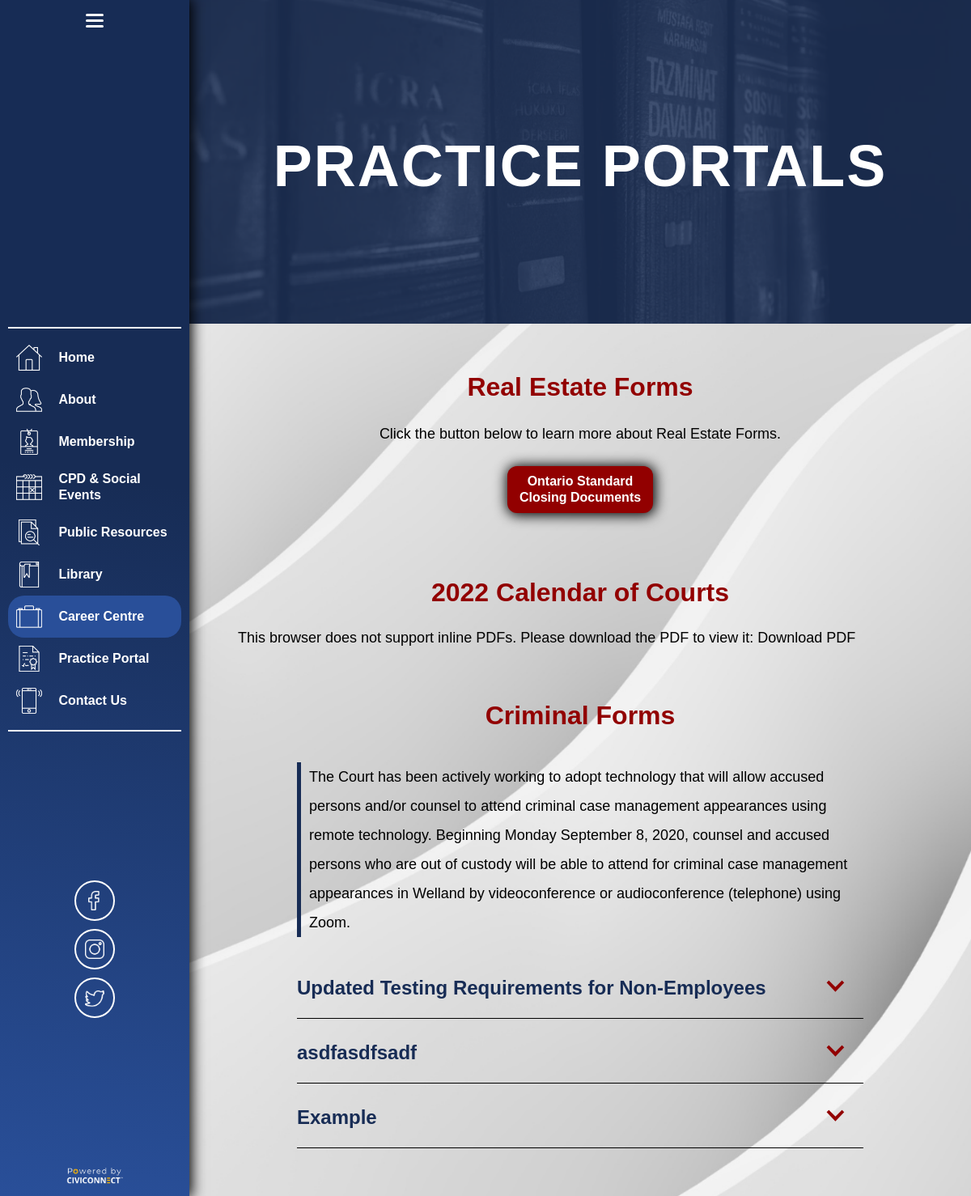
Screenshot of /practice-portals/ with the database file from the repository.
### WellandLaw_app/models.py (models this page shows, shortened)
class PracticePortal(models.Model):
    title = models.CharField(max_length=200)
    links = RichTextField(blank=True, null=True)

### WellandLaw_app/views.py (the view)
# urls.py: path('practice-portals/', views.practiceportals, name="practice-portals"),
def practiceportals(request):
    sections = PracticePortal.objects.all()
    context = {'sections': sections}
    return render(request, 'practice-portals.html', context)

### templates/practice-portals.html (shortened to what this page needs)
<!DOCTYPE html>
{% load static %}
<html data-wf-page="62f411e0c7f4a5cf96771e79" data-wf-site="62d96ebd93ffb09c4e003d66">
<head>
  <link href="{% static 'css/normalize.css' %}" rel="stylesheet" type="text/css">
  <link href="{% static 'css/webflow.css' %}" rel="stylesheet" type="text/css">
  <link href="{% static 'css/wll-b27789.webflow.css' %}" rel="stylesheet" type="text/css">
</head>
<body class="new-body">
  <div class="overall-div">
    {% include 'navbar-side.html' %}
    <div class="page-content">
      <div class="hero-image">
        <h1>PRACTICE PORTALS</h1>
      </div>
      <div class="wf-section">
        <div class="div-block-60">
          <h2><strong>Real Estate Forms</strong></h2>
          <div class="text-block-28">Click the button below to learn more about Real Estate Forms.</div>
          <a href="https://www.lawyersworkinggroup.com/ontario-standard-closing-document" class="new-button w-button">Ontario Standard<br>Closing Documents</a>
        </div>
        <div>
          <h2><strong>2022 Calendar of Courts</strong></h2>
          <div class="html-embed-2 w-embed"><object data="https://uploads-ssl.webflow.com/62d96ebd93ffb09c4e003d66/62f261dfb96f9d7a9f70ef51_courts.pdf" type="application/pdf" width="100%" height="670px">
              <p>This browser does not support inline PDFs. Please download the PDF to view it: <a href="documents/courts.pdf">Download PDF</a>
              </p>
            </object></div>
        </div>
      </div>
      <div class="new-section wf-section">
        <div class="container-2 w-container">
          <div class="div-block-58">
            <h2><strong>Criminal Forms</strong></h2>
          </div>
          <div class="section-title-wrapper">
            <div class="div-block-59">
              <p class="paragraph-10">The Court has been actively working to adopt technology that will allow accused persons and/or counsel to attend criminal case management appearances using remote technology. Beginning Monday September 8, 2020, counsel and accused persons who are out of custody will be able to attend for criminal case management appearances in Welland by videoconference or audioconference (telephone) using Zoom.</p>
            </div>
          </div>
          <div class="accordion-wrapper">
            {% for section in sections %}
            <div data-w-id="8a18752c-9761-0f0f-93b5-2c5abc7dd32f" style="height:70px" class="accordion-item">
              <div class="w-layout-grid grid-17">
                <div class="accordion-item-trigger">
                  <div class="div-block-54">
                    <h3 class="pr-heading">{{section.title}}</h3>
                    <div style="-webkit-transform:translate3d(0, 0, 0) scale3d(1, 1, 1) rotateX(0) rotateY(0) rotateZ(0deg) skew(0, 0);-moz-transform:translate3d(0, 0, 0) scale3d(1, 1, 1) rotateX(0) rotateY(0) rotateZ(0deg) skew(0, 0);-ms-transform:translate3d(0, 0, 0) scale3d(1, 1, 1) rotateX(0) rotateY(0) rotateZ(0deg) skew(0, 0);transform:translate3d(0, 0, 0) scale3d(1, 1, 1) rotateX(0) rotateY(0) rotateZ(0deg) skew(0, 0)" class="accordion-icon-2 w-icon-dropdown-toggle"></div>
                  </div>
                </div>
              </div>
            </div>
            {% endfor %}
          </div>
        </div>
      </div>
    </div>
  </div>
</body>
</html>

### static/css/webflow.css (style rules this page uses)
[class^="w-icon-"], [class*=" w-icon-"] { font-family: 'webflow-icons' !important; speak: none; font-style: normal; font-weight: normal; font-variant: normal; text-transform: none; line-height: 1; -webkit-font-smoothing: antialiased; -moz-osx-font-smoothing: grayscale; }
.w-icon-arrow-down:before, .w-icon-dropdown-toggle:before { content: "\e603"; }
* { -webkit-box-sizing: border-box; -moz-box-sizing: border-box; box-sizing: border-box; }
html { height: 100%; }
body { margin: 0; min-height: 100%; background-color: #fff; font-family: Arial, sans-serif; font-size: 14px; line-height: 20px; color: #333; }
.w-button { display: inline-block; padding: 9px 15px; background-color: #3898EC; color: white; border: 0; line-height: inherit; text-decoration: none; cursor: pointer; border-radius: 0; }
h1, h2, h3, h4, h5, h6 { font-weight: bold; margin-bottom: 10px; }
h1 { font-size: 38px; line-height: 44px; margin-top: 20px; }
h2 { font-size: 32px; line-height: 36px; margin-top: 20px; }
h3 { font-size: 24px; line-height: 30px; margin-top: 20px; }
p { margin-top: 0; margin-bottom: 10px; }
.w-embed:before, .w-embed:after { content: " "; display: table; grid-column-start: 1; grid-row-start: 1; grid-column-end: 2; grid-row-end: 2; }
.w-embed:after { clear: both; }
.w-container { margin-left: auto; margin-right: auto; max-width: 940px; }
.w-container:before, .w-container:after { content: " "; display: table; grid-column-start: 1; grid-row-start: 1; grid-column-end: 2; grid-row-end: 2; }
.w-container:after { clear: both; }
.w-icon-dropdown-toggle { position: absolute; top: 0; right: 0; bottom: 0; margin: auto; margin-right: 20px; width: 1em; height: 1em; }

### templates/practice-portals.html (style rules this page uses)
body { -ms-overflow-style: none; scrollbar-width: none; overflow-y: scroll; }

### rows the page displays
PracticePortal: title "Updated Testing Requirements for Non-Employees"
PracticePortal: title "asdfasdfsadf"
PracticePortal: title "Example"
